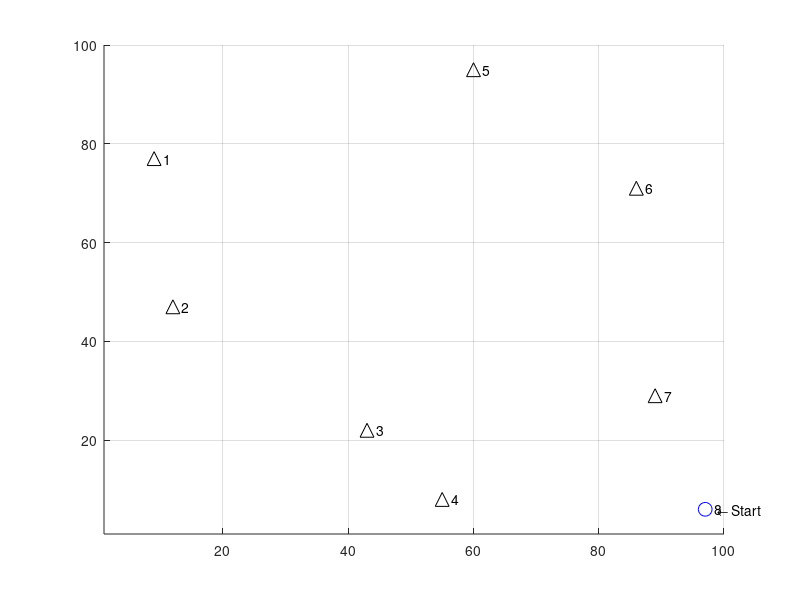

Recreate this plot in MATLAB.
% TSP
% Kai Brooks
% Jun 2019
%
% Solves the travelling salesman problem
% Program first solves using the np method and plots it in blue
% Program then uses nn algorithm and solves it in red
%

% Init
clc
close all
clear all
format

% --- Main options --------------------------------------------------------

maxCities = 8;          % (default 9) number of cities to visit, this is the 'n'
% decrease this if it hurts the hardware
gifOutput = 0;          % enables gif output and generation, slows rendering
filename = 'tsp.gif';    % output filename for the gif

twelveCitySeed = 0;     % use pre-computed 12-city seed and skips the bf calculation
% if 0, shuffles seed instead and runs bf normally

% TCS route: 1, 2, 4, 7, 9, 10, 12, 11, 8, 6, 5, 3, 1
% TCS index: 35462161
% TCS dist: 300.25
% TCS NN algorithm path is 1.04x (3.84%) longer and 3628800.00x computationally faster.

% Algorithm enables (with all disabled, just generates the map)
bf = 0;                   % bruteforce algorithm
nn = 0;                   % nearest-neighbor algorithm
gena = 1;                 % genetic algorithm

% --- Advanced options and generator settings -----------------------------

outputResults = 0;      % (default 1) shows analysis at completion

selectionFactor = 2;    % (default 2) fractional number of members to select each epoch (eg: 3 = 1/3 of members)

bfTickSize = 10000;     % (default 10000) tick size for timing BF algorithm. Higher numbers = more accuracy, slower to display estimate
gaInitPopSize = 10;     % (default ???) population for genetic algorithm

minLoc = 1;             % (default 1) minimum coordinate to generate for city locations
maxLoc = 100;           % (default 100) maximum coordinate to generate for city locations
plotMarkerSize = 10;    % (default 10) size of markers on map
showLabels = 1;         % (default 1) display city numbers on plot

verbose = 1;            % outputs things, maybe
attempts = 100;         % number of attempts to bruteforce the solution before giving up
maxCpuTime = 100;       % max loops various functions will use before giving up and moving on

% --- Zero other variables (do not modify) --------------------------------

totalDist = 0;          % total distance travelled
gifWritten = 0;         % one-time check for gif creation

o_nn = 0;               % big o for nearest neighbor method
o_bf = 0;               % big o for bruteforce method
o_ga = 0;
nn_distance = 0;        % total minimum distance
bf_distance = 0;
ga_distance = 0;
bf_time = 0;            % time to run algorithm
nn_time = 0;
ga_time = 0;

nnSecs = 0;
bruteforce_minimum_vec = 0;

% --- Program start -------------------------------------------------------

% Override the rng if using the precomputed seed
if twelveCitySeed
    rng('default')
    maxCities = 12;
else
    rng('shuffle')
end

% Generate points
cities = randi([minLoc, maxLoc],2,maxCities); % generate matrix
cities = rot90(cities);  % rotate to form cities(x1,y1) for each point
cities = unique(cities,'rows'); % remove duplicate entries

if (length(cities) ~= maxCities)
    fprintf('*** Generated duplicate city coordinates, pruning %i entries.\n*** New maxCities = %i \n', maxCities - length(cities), length(cities))
end

maxCities = length(cities);  % shorten everything else if we don't have enough cities


startingCity = randi(maxCities);    % randomize starting city
currentCity = startingCity;         % and remember its where we started

visited = zeros([maxCities],1);     % boolean to mark each visited city
visited(currentCity) = 1;           % we're already in our city, so mark it

visitedOrder = zeros([maxCities],1); % vector to store the order which we visited each city
visitedOrder(currentCity) = 1;      % mark out starting city on the path

% Create figure
%f = figure('units','normalized','outerposition',[0 0 1 1]);
axis tight manual % this ensures that getframe() returns a consistent size

hold on
grid on

xlim([minLoc maxLoc])
ylim([minLoc maxLoc])

txt = '    \leftarrow Start';

% Plot cities
for i=1:maxCities
    
    if i == startingCity
        plot(cities(i,1),cities(i,2),'bo','MarkerSize',plotMarkerSize)
        
    else
        plot(cities(i,1),cities(i,2),'k^','MarkerSize',plotMarkerSize)
    end
    if showLabels, text(cities(i,1),cities(i,2),sprintf('   %i', i)), end
    
end

txt = '    \leftarrow Start';
text(cities(startingCity,1),cities(startingCity,2),txt)

% --- Algorithms ----------------------------------------------------------
% Bruteforce algorithm (bf)
if bf
    fprintf('Generating bf pathing matrix...\n')
    % Create gigantic bruteforce path matrix: o(n!)
    arr = [2:maxCities];
    bfVisitOrder = perms(arr);
    bfVisitOrder = rot90(bfVisitOrder); % flip it to make indexing easier
    
    arr = ones(1,length(bfVisitOrder)); % create array of 1's
    bfVisitOrder = [arr;bfVisitOrder];  % append to the beginning
    
    % Add original city back onto end to complete the loop
    for i = 1:length(bfVisitOrder)
        bfVisitOrder(maxCities+1,i) = bfVisitOrder(1,i);
    end
    
    bf_omax = numel(bfVisitOrder); % get total size of matrix
    bfEstimatedTime = 0;    % zero the estimation before starting the loop
    %minDist = maxLoc^2;  % starting minimum distance
    % while sum(visited) < maxCities
    
    for j=1:length(bfVisitOrder)
        o_bf = o_bf + 1;
        
        if j==1,tic,end % start the clock on 2
        
        for i=1:maxCities
            o_bf = o_bf + 1;
            
            a = [cities(bfVisitOrder(i,j),1),cities(bfVisitOrder(i,j),2)];
            b = [cities(bfVisitOrder(i+1,j),1),cities(bfVisitOrder(i+1,j),2)];
            
            checkDistance = [a;b]; % select two points
            distance = pdist(checkDistance,'euclidean');   % find distance between them
            %distance = floor(distance); % truncate
            totalDist = totalDist + distance;
            
            bfSegmentDistances(i,j) = distance;
            
        end
        
        if j==bfTickSize
            timing = toc;
            bfEstimatedTime = timing*(length(bfVisitOrder)/bfTickSize) % timing*((length(bfVisitOrder)-bfTickSize)/bfTickSize) for 'time remaining as of this timing'
            bfTimeTicks = length(bfVisitOrder)/bfTickSize;
        end
        
        bfDistances(j) = totalDist; % store the total path length
        totalDist = 0;              % reset for the next run
        
        % Output running information
        clc
        fprintf('Starting BF for n=%i, O(n!)=%i \n',maxCities, bf_omax)
        
        if length(bfVisitOrder) > bfTickSize % only display if enough data to estimate
            if bfEstimatedTime > 0
                fprintf('Estimated runtime: %s\n',formatTime(bfEstimatedTime))
            else
                fprintf('Estimated runtime: (Sampling %i more times..)\n',bfTickSize-j)
            end
        end
        fprintf('Current runtime  : %s\n',formatTime(toc))
        fprintf('Computing optimal route... %.2f%% \n', (o_bf / bf_omax) * 100)
        
    end % end of loop
    
    % Find min value
    [bfMinDist,bfMinIndex] = min(bfDistances);
    %bruteforce_path_taken = bfVisitOrder(:,bfMinIndex)
    
    %min(bfDist)
    %bfDist(j)
    
    %bfDist
    %     bfMinIndex
    %     bfDistances(bfMinIndex)
    bf_distance = bfMinDist;    % save for comparison
    
    % Plot it
    for i=1:maxCities
        
        a = [cities(bfVisitOrder(i,bfMinIndex),1), cities(bfVisitOrder(i,bfMinIndex),2)];
        b = [cities(bfVisitOrder(i+1,bfMinIndex),1), cities(bfVisitOrder(i+1,bfMinIndex),2)];
        
        x = [a(1), b(1)];
        y = [a(2), b(2)];
        plot(x,y,'b--','LineWidth',plotMarkerSize/8)
        
        
        %bfVisitOrder(i:4,bfShortest) gives path
        
    end
    bfSecs = toc;
    if bfSecs > 0
        hours = 0;
        mins = 0;
        secs = 0;
        
        mins = floor(bfSecs / 60);
        secs = (rem(bfSecs, 60));
        
        if mins > 60
            hours = floor(mins / 60);
            mins = mins - (hours*60);
        end
        
        bf_time = sprintf('%ih%im%.0fs',hours,mins,secs); % format time
    end
    
    %fprintf('BF method complete in %.2f seconds\n', toc)
end

% Clear variables between runs
totalDist = 0;
minDist = 0;

% Nearest Neighbor Algorithm
if nn
    fprintf('Computing nearest neighbor route...\n')
    for j = 2:maxCities
        if j==2,tic,end % start the clock on 2
        
        o_nn = o_nn + 1;
        
        ccLoc = [cities(currentCity,1), cities(currentCity,2)]; % coords of current city
        
        minDist = maxLoc^2;   % starting distance, make maximum possible
        
        for i = 1:maxCities
            o_nn = o_nn + 1;
            
            if visited(i), continue, end % skip cities we've visited
            
            a = ccLoc;  % current city coordinates
            b = [cities(i,1),cities(i,2)];
            
            checkDistance = [a;b]; % select two points
            
            distance = pdist(checkDistance,'euclidean');    % find distance between them
            
            % Draw decision lines
            if gifOutput
                % Draw 'decision' line
                x = [cities(currentCity,1), cities(i,1)];
                y = [cities(currentCity,2), cities(i,2)];
                
                h = plot(x,y,'g:','LineWidth',plotMarkerSize/8)
                uistack(h,'bottom');
                
                drawnow
                % Capture the plot as an image
                title("" + o_nn)
                if  gifWritten == 0
                    gifWritten = 1;
                    gif(filename,'DelayTime',0.01,'LoopCount',1,'frame',gcf)
                else
                    gifWritten = 1;
                    gif
                end
            end
            
            if distance < minDist
                minDist = distance;
                nextCity = i;
                nextLoc = [cities(i,1),cities(i,2)];
            end
            
            
        end
        
        if j == maxCities+1
            a = [cities(maxCities,1),maxCities(2)];  % current city coordinates
            b = [cities(1,1),cities(1,2)];
            
            checkDistance = [a;b]; % select two points
            distance = pdist(checkDistance,'euclidean');   % find distance between them
            totalDist = totalDist + distance;
        end
        
        %  what we found for the next move
        minDist;
        nextCity;
        
        %fprintf('Moving to city %i with a distance of %.2f \n',nextCity,minDist)
        
        % Plot line to shortest next, vector 1 is both x's, 2 is both y's
        x = [cities(currentCity,1), cities(nextCity,1)];
        y = [cities(currentCity,2), cities(nextCity,2)];
        plot(x,y,'r--','LineWidth',plotMarkerSize/8)
        
        %txt = 'Next \rightarrow  ';
        %text(cities(nextCity,1),cities(nextCity,2),txt,'HorizontalAlignment','right')
        
        % Update for next loop
        currentCity = nextCity;
        visited(nextCity) = 1;
        visitedOrder(j) = nextCity;
        minDist; % verbose
        totalDist = totalDist + minDist;
        
        % Break if we've visited everything
        if sum(visited) == maxCities, break, end
        
    end
    
    % Complete the loop
    
    a = [cities(currentCity,1), cities(currentCity,2)];  % current city coordinates
    b = [cities(startingCity,1),cities(startingCity,2)];
    
    checkDistance = [a;b]; % select two points
    distance = pdist(checkDistance,'euclidean');
    minDist;
    totalDist = totalDist + distance; % Update total distance once more
    
    x = [cities(currentCity,1), cities(startingCity,1)];
    y = [cities(currentCity,2), cities(startingCity,2)];
    plot(x,y,'r--','LineWidth',plotMarkerSize/8)
    
    if gifOutput
        drawnow
        gif
    end
    
    nn_distance = totalDist;
    
    nn_time = formatTime(toc);
end

% Clear variables between runs
totalDist = 0;
minDist = 0;

% genetic algorithm
if gena
    % create genes
    linearPath = [1:maxCities];
    
    for i=1:gaInitPopSize
        gaVisitOrder(i,:) = linearPath(randperm(length(linearPath)));
    end
    
    % shift matrix so starting city is correct
    for i=1:gaInitPopSize
        k = find(gaVisitOrder(i,:) == startingCity);
        gaVisitOrder(i,:) = circshift(gaVisitOrder(i,:), (maxCities+1) - k);
    end
    
    % copy first entry and place it on back
    arr = ones(1,gaInitPopSize);
    arr = arr * startingCity;
    
    gaVisitOrder;
    gaVisitOrder = flip(rot90(gaVisitOrder)); % rearrange for visitation reasons
    gaVisitOrder = [gaVisitOrder;arr];
    
    
    
    % dont add remaining city, just go back to it and let the ga sort it out?
    
    % calculate lengths of each option
    for j=1:gaInitPopSize
        o_ga = o_ga + 1;
        
        if j==1,tic,end % start the clock on 2
        
        for i=1:maxCities % if -1 because we loop back around instead of indexing the path back to start
            o_ga = o_ga + 1;
            
            a = [cities(gaVisitOrder(i,j),1),cities(gaVisitOrder(i,j),2)];
            b = [cities(gaVisitOrder(i+1,j),1),cities(gaVisitOrder(i+1,j),2)];
            
            checkDistance = [a;b]; % select two points
            distance = pdist(checkDistance,'euclidean');   % find distance between them
            %distance = floor(distance); % truncate
            totalDist = totalDist + distance;
            
            gaSegmentDistances(i,j) = distance;
            
        end
        
        % timing
        %         if j==bfTickSize
        %             timing = toc;
        %             bfEstimatedTime = timing*(length(bfVisitOrder)/bfTickSize) % timing*((length(bfVisitOrder)-bfTickSize)/bfTickSize) for 'time remaining as of this timing'
        %             bfTimeTicks = length(bfVisitOrder)/bfTickSize;
        %         end
        
        gaDistances(j) = totalDist; % store the total path length
        totalDist = 0;              % reset for the next run
        
        % Output running information
        %         clc
        %         fprintf('Starting BF for n=%i, O(n!)=%i \n',maxCities, bf_omax)
        %
        %         if length(bfVisitOrder) > bfTickSize % only display if enough data to estimate
        %             if bfEstimatedTime > 0
        %                 fprintf('Estimated runtime: %s\n',formatTime(bfEstimatedTime))
        %             else
        %                 fprintf('Estimated runtime: (Sampling %i more times..)\n',bfTickSize-j)
        %             end
        %         end
        %         fprintf('Current runtime  : %s\n',formatTime(toc))
        %         fprintf('Computing optimal route... %.2f%% \n', (o_bf / bf_omax) * 100)
        
    end % end of loop
    
    % normalize values for selection process (vector sum = 1)
    gaVisitOrder
    gaDistances
    gaFitness = gaDistances ./ norm(gaDistances,1);
    preMean = mean(gaFitness);
    gaFitness
    
    
    % select members
    selected = zeros(1,gaInitPopSize);
    while sum(selected) < (gaInitPopSize/selectionFactor) % run until it selects 1/selectionFactor of the members
        a = rand();
        for i = 1:gaInitPopSize;
            a = a - gaFitness(i);
            %fprintf('%.4f - %.4f\n',a,gaFitness(i))
            if a < 0
                %fprintf('Selected:  %i\n',i)
                gaFitness(i) = 0;
                selected(i) = 1;
                break
            end
        end
    end
    
    % get selected mean, for statistical reasons
    tempMean = 0;
    for i = 1:gaInitPopSize
        if gaFitness(i)
            tempMean(i) = gaFitness(i);
        end
    end
    tempMean = tempMean(tempMean ~= 0); % remove zeroes, only mean
    
    
    postMean = mean(tempMean(tempMean ~= 0));
    fprintf('Mean %.4f -> %.4f (%.4f change)\n', preMean, postMean, postMean/preMean)
    
    
    % for i = 1:initPopSize
    %     dnabi(i,:) = round(rand(1,dnaLength)); % dna with word length = maxCities
    %     % dna stored by (i,j), where i = chromosome (entire thing), j = alele (bit)
    %     clc
    %     fprintf('\n')
    %     fprintf('Generating %i more population...\n',initPopSize-i)
    % end
    % popGenTime = formatTime(toc);
    % fprintf('Population generated in %s\n',popGenTime)
    %
    % dnabi;
    %
    % % convert DNA into number for pathing
    % tic
    % fprintf('Converting genes to path order...\n')
    % for k = 1:initPopSize           % population
    %     for j = 1:maxCities         % chromosome
    %         for i = 1:wordLength    % word
    %             temp(i) = dnabi(k, i+((j*wordLength)-wordLength) );
    %         end
    %         gaVisitOrder(k,j) = bi2de(flip(temp)); % flip so the lsb is the rightmost bit
    %         clear temp;
    %     end
    %     clc
    %     fprintf('Population generated in %s\n',popGenTime)
    %     fprintf('Generating %i more genes paths...\n',initPopSize-k)
    %
    % end
    %
    % fprintf('Path order generated in %s\n',formatTime(toc))
    %
    % gaVisitOrder;
    
    % gaVisitOrder = gaVisitOrder+1; % how to add 1 for route calculation
    
    % --- wipe out all invalid genes
    
    % Determine if rows have duplicate entries (and are thus invalid)
    % uniqueEntries = 0;
    % for i = 1:initPopSize
    %     a = gaVisitOrder(i:i,:);
    %     if length(a) == length(unique(a))
    %         %fprintf('%i: unique\n',i)
    %         uniqueEntries = uniqueEntries + 1;
    %     else
    %         %fprintf('%i: not unique\n',i)
    %     end
    % end
    %
    % uniqueRatio = uniqueEntries / initPopSize;
    %
    % fprintf('%i valid chromosomes: %.2f%%',uniqueEntries, uniqueRatio*100)
end

if outputResults
    fprintf('\nTravelling done!\n')
    fprintf('------- Results -------\n')
    
    fprintf(1, 'Alg. |\tBF\t\tNN\t\tGA\n')
    fprintf(1, 'O(n) |\t%i\t\t%i\t\t%i\n', o_bf, o_nn, o_ga)
    fprintf(1, 'Dist.|\t%.2f\t\t%.2f\t\t%.2f\n', bf_distance, nn_distance, ga_distance')
    fprintf(1, 'Time |\t%s\t\t%s\t\t%s\n', bf_time, nn_time, ga_time)
    fprintf('\n')
    fprintf('NN algorithm path is %.2fx (%.2f%%) longer and %.2fx computationally faster.\n',nn_distance/bf_distance, (abs(1-(nn_distance/bf_distance)))*100, o_bf/o_nn)
end

% Functions
function t=formatTime(secs);
% Input seconds, output formatted '_h_m_s'

if secs == 0
    t=sprintf('(no time available)');
    return
elseif secs < 1
    t=sprintf('<1s');
    return
else
    hours = 0;
    minutes = 0;
    seconds = 0;
    minutes = floor(secs / 60);
    seconds = rem(secs, 60);
    if minutes > 60
        hours = floor(minutes / 60);
        minutes = minutes - (hours*60);
    end
    t=sprintf('%ih%im%.0fs',hours,minutes,seconds);
    return
end
end
